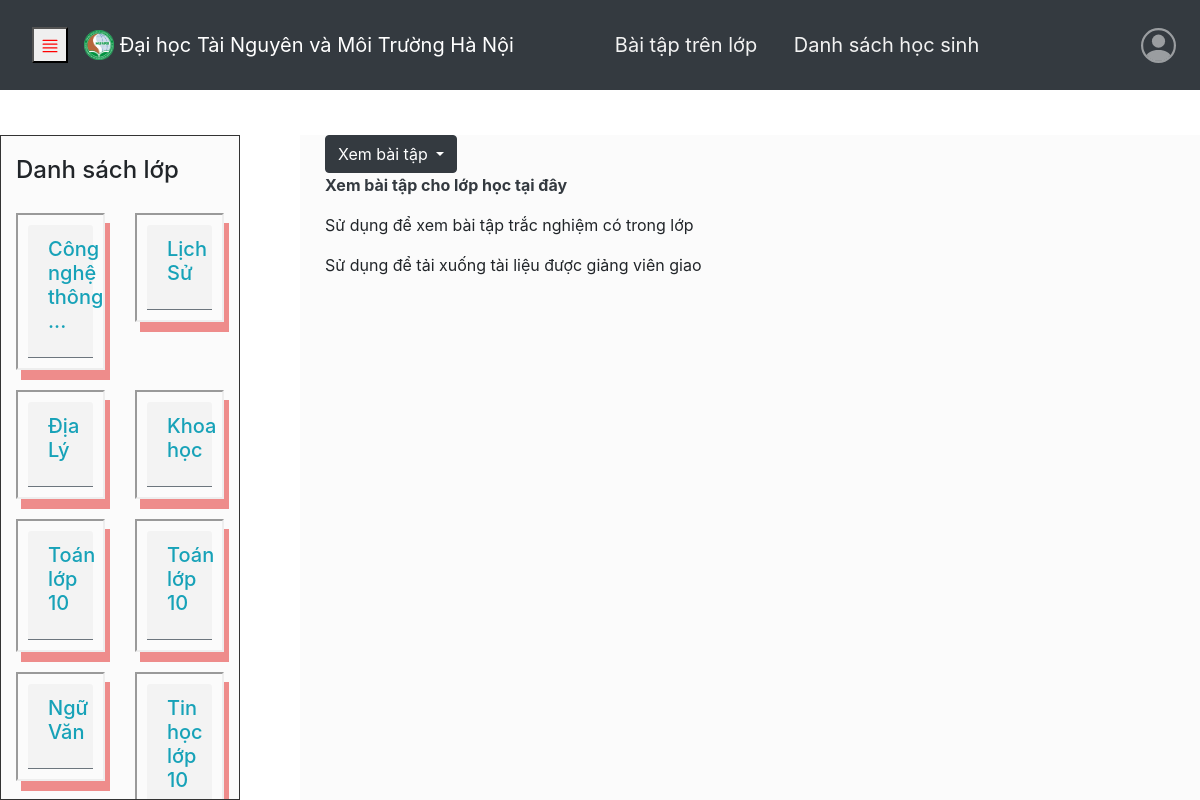
The page /main_page/Trangbaitap.php?userid=15 (signed in) on the database its author committed.
### tables this page shows
CREATE TABLE `class_list` (
  `class_id` int(11) DEFAULT NULL,
  `user_id` int(11) DEFAULT NULL,
  `lecturer` varchar(255) DEFAULT NULL
);

CREATE TABLE `classes` (
  `id` int(11) NOT NULL,
  `class_name` varchar(120) NOT NULL,
  `class_title` varchar(120) DEFAULT NULL,
  `class_code` varchar(6) NOT NULL,
  `lecturer` varchar(255) DEFAULT NULL
);

### main_page/Trangbaitap.php (the view, shortened to what this page needs)
<?php
if (isset($_SESSION["email"]) && !empty($_SESSION["email"])) {
  require_once "connect.php";
  $user_id = isset($_GET['userid']) ? $_GET['userid'] : null;
  ?>
  <!DOCTYPE html>
  <html lang="en">
  <head>
    <link rel="stylesheet" href="https://maxcdn.bootstrapcdn.com/bootstrap/4.5.2/css/bootstrap.min.css">
    <link rel="stylesheet" href="./css/style_request2.css">
    <link rel="stylesheet" href="./css/Trangmonhoc.css">
    <link rel="stylesheet" href="./css/post.css">
  </head>
  <body>
    <table width="100%">
      <tr>
        <td colspan="3">
          <div class="fixed-div">
            <nav class="navbar navbar-expand-sm navbar-dark bg-dark">
              <div id="main">
                <button class="openbtn" onclick="openNav()">
                   </button>
              </div>
              <a class="navbar-brand"
                href="TrangNguoiDung.php?username=<?php echo isset($_GET['username']) ? $_GET['username'] : ''; ?>&userid=<?php echo isset($_GET['userid']) ? $_GET['userid'] : ''; ?>">
                <img src="./image/HUNRE_logo.png" width="30" height="30" class="d-inline-block align-top" alt="">
                Đại học Tài Nguyên và Môi Trường Hà Nội
              </a>
              <div class="topnav">
                <?php
                $userid = isset($_GET['userid']) ? $_GET['userid'] : '';
                $id = $_GET['id'];
                ?>
                <a class="nav-item" href="./Trangbaitap.php?id=<?php echo $id ?>&&userid=<?php echo $userid ?>"">Bài tập trên lớp</a>
                           <a href=" ./classlist.php?id=<?php echo $id ?>&&userid=<?php echo $userid ?>">Danh sách
                  học sinh</a>
              </div>
              <ul class="navbar-nav ml-auto">
                <li class="nav-item dropdown">
                  <a class="nav-link avatar " data-toggle="dropdown" aria-haspopup="true" aria-expanded="false">
                  </a>
                </li>
              </ul>
            </nav>
          </div>
        </td>
      </tr>
      <tr class="box-left">
        <td width="20%" ; height="100%" valign="top" padding-top="20px" overflow-y=" scroll">
          <div class="left">
            <div class="container-fluid">
              <div class="content">
                <h4>Danh sách lớp</h4>
                <div class="row">
                  <?php
                  $get_classid = "SELECT `class_id` FROM `class_list` WHERE `class_list`.`user_id` = $user_id;";
                  $result = $connection->query($get_classid);
                  while ($row = $result->fetch_assoc()) {
                    ?>
                    <div class="col-xl-5item col-4item col-3item col-sm-6 cel">
                      <div class="ccard cardColor_shadow">
                        <div class="card-header border-secondary">
                          <h4 class="card-title">
                            <a href="Trangmonhoc.php?id=<?php echo $row['class_id']; ?>&&userid=<?php $user_id = $_GET['userid'];
                               echo $user_id; ?>">
                              <h5 class="card-title text-info">
                                <?php
                                $sql = "SELECT * from `classes` where `id` = $row[class_id];";
                                $result1 = mysqli_query($connection, $sql) or die(mysqli_error($connection));
                                $row1 = mysqli_fetch_array($result1);
                                if (strlen($row1["class_name"]) >= 20) {
                                  echo mb_substr($row1["class_name"], 0, 15, 'UTF-8') . " ... ";
                                } else {
                                  echo $row1["class_name"];
                                }
                                ?>
                              </h5>
                            </a>
                          </h4>
                        </div>
                      </div>
                    </div>
                    <?php
                  }
                  ?>
                </div>
              </div>
            </div>
          </div>
        </td>
        <td width="80%" valign="top">
          <div class="content">
            <div class="container">
              <div class="row  ">
                <div class="centered-div">
                  <div class="form ">
                    <div class="item_form1">
                      <div class="dropdown">
                        <button class="btn btn-dark dropdown-toggle" style="" type="button" id="dropdownMenuButton"
                          data-toggle="dropdown" aria-haspopup="true" aria-expanded="false">
                          Xem bài tập
                        </button>
                      </div>
                      <b>
                        <p class=" text-dark">Xem bài tập cho lớp học tại đây</p>
                            </b>
                            <p> Sử dụng để xem bài tập trắc nghiệm có trong lớp </p>
                            <p> Sử dụng để tải xuống tài liệu được giảng viên giao</p>
                        </div>
                      </div>
                    </div>
                  </div>
                </div>
              </div>
        </td>
      </tr>
    </table>
  </body>
  </html>
  <?php
} else {
  header("Location: ../sign_up_in/Login.php");
}
?>

### main_page/css/style_request2.css (style rules this page uses)
.avatar { font-size: 35px; margin-bottom: 5px; }
.openbtn { font-size: 20px; color:red; }
#main { transition: margin-left .5s; padding: 16px; }
.container-fluid { margin-top: 20px; }
.cel { margin-top: 20px; }
.container { padding-left: 40px; padding-right: 40px; background-color: #fbfbfb; overflow-y: scroll; height: 665px; border-radius: 1px solid #333; position: fixed; right: 0; bottom: 0; width: 75%; z-index: -1; }
.container { background-color: #fbfbfb; overflow-y: scroll; border-radius: 1px solid #333; z-index: -1; }

### main_page/css/Trangmonhoc.css (style rules this page uses)
.topnav a { color: #f2f2f2; padding: 14px 16px; text-decoration: none; font-size: 20px; }
.topnav { margin:auto; }
div.left { background-color: #fbfbfb; padding: 0px; overflow-y: scroll; height: 665px; border: 1px solid #333; position: fixed; left: 0; bottom: 0; width: 20%; z-index: -1; }
.fixed-div { position: fixed; right: 0; left: 0; top: 0; z-index: 999; }
.centered-div { display: flex; justify-content: center; align-items: center; }

### main_page/css/post.css (style rules this page uses)
.cardColor_shadow { border: 2px inset; padding: 10px; box-shadow: 5px 10px #EE8C8B; }

### rows shown on the page
class_list: class.class_name "Công nghệ thông"
class_list: class.class_name "Lịch Sử"
class_list: class.class_name "Địa Lý"
class_list: class.class_name "Khoa học"
class_list: class.class_name "Toán lớp 10"
class_list: class.class_name "Toán lớp 10"
class_list: class.class_name "Ngữ Văn"
class_list: class.class_name "Tin học lớp 10"
